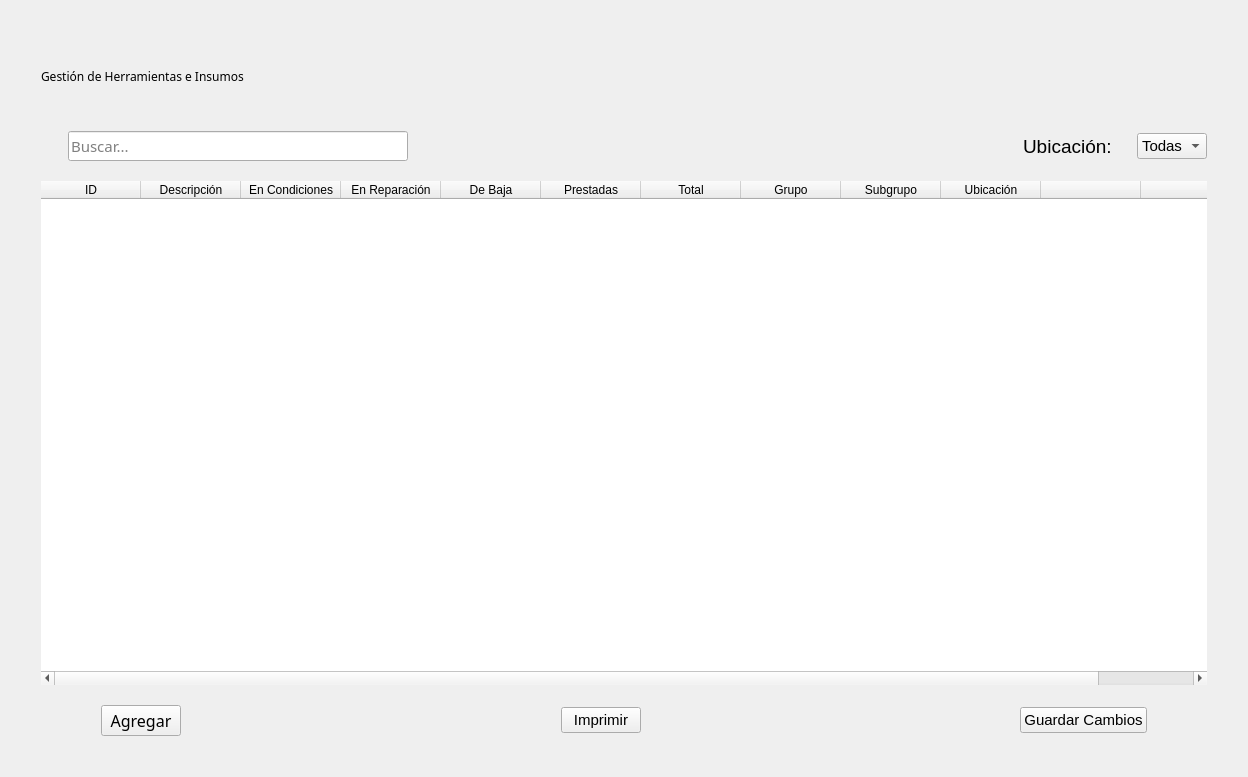
<?xml version="1.0" encoding="UTF-8"?>
<ui version="4.0">
 <class>Form</class>
 <widget class="QWidget" name="Form">
  <property name="geometry">
   <rect>
    <x>0</x>
    <y>0</y>
    <width>1248</width>
    <height>777</height>
   </rect>
  </property>
  <property name="windowTitle">
   <string>Form</string>
  </property>
  <property name="styleSheet">
   <string notr="true"/>
  </property>
  <layout class="QHBoxLayout" name="horizontalLayout_3">
   <item>
    <layout class="QVBoxLayout" name="verticalLayout">
     <property name="spacing">
      <number>20</number>
     </property>
     <property name="leftMargin">
      <number>30</number>
     </property>
     <property name="topMargin">
      <number>30</number>
     </property>
     <property name="rightMargin">
      <number>30</number>
     </property>
     <property name="bottomMargin">
      <number>30</number>
     </property>
     <item>
      <widget class="QLabel" name="label">
       <property name="sizePolicy">
        <sizepolicy hsizetype="Fixed" vsizetype="Fixed">
         <horstretch>0</horstretch>
         <verstretch>0</verstretch>
        </sizepolicy>
       </property>
       <property name="minimumSize">
        <size>
         <width>0</width>
         <height>70</height>
        </size>
       </property>
       <property name="font">
        <font>
         <family>Oswald,sans-serif</family>
         <weight>50</weight>
         <bold>false</bold>
        </font>
       </property>
       <property name="text">
        <string>Gestión de Herramientas e Insumos</string>
       </property>
      </widget>
     </item>
     <item>
      <layout class="QHBoxLayout" name="horizontalLayout_2">
       <item>
        <widget class="QLabel" name="label_2">
         <property name="sizePolicy">
          <sizepolicy hsizetype="Fixed" vsizetype="Fixed">
           <horstretch>0</horstretch>
           <verstretch>0</verstretch>
          </sizepolicy>
         </property>
         <property name="maximumSize">
          <size>
           <width>20</width>
           <height>20</height>
          </size>
         </property>
         <property name="text">
          <string/>
         </property>
         <property name="pixmap">
          <pixmap>lupa.png</pixmap>
         </property>
        </widget>
       </item>
       <item>
        <widget class="QLineEdit" name="lineEdit">
         <property name="sizePolicy">
          <sizepolicy hsizetype="Maximum" vsizetype="Fixed">
           <horstretch>0</horstretch>
           <verstretch>0</verstretch>
          </sizepolicy>
         </property>
         <property name="minimumSize">
          <size>
           <width>340</width>
           <height>0</height>
          </size>
         </property>
         <property name="font">
          <font>
           <family>Oswald,sans-serif</family>
           <pointsize>11</pointsize>
           <weight>50</weight>
           <bold>false</bold>
          </font>
         </property>
         <property name="styleSheet">
          <string notr="true"/>
         </property>
         <property name="placeholderText">
          <string>Buscar...</string>
         </property>
        </widget>
       </item>
       <item>
        <spacer name="horizontalSpacer_2">
         <property name="orientation">
          <enum>Qt::Horizontal</enum>
         </property>
         <property name="sizeHint" stdset="0">
          <size>
           <width>40</width>
           <height>20</height>
          </size>
         </property>
        </spacer>
       </item>
       <item>
        <widget class="QLabel" name="label_3">
         <property name="font">
          <font>
           <pointsize>14</pointsize>
          </font>
         </property>
         <property name="text">
          <string>Ubicación: </string>
         </property>
        </widget>
       </item>
       <item>
        <widget class="QComboBox" name="listaUbi">
         <property name="font">
          <font>
           <pointsize>11</pointsize>
          </font>
         </property>
         <item>
          <property name="text">
           <string>Todas</string>
          </property>
         </item>
        </widget>
       </item>
      </layout>
     </item>
     <item>
      <widget class="QTableWidget" name="tableWidget">
       <property name="sizePolicy">
        <sizepolicy hsizetype="Expanding" vsizetype="Expanding">
         <horstretch>0</horstretch>
         <verstretch>0</verstretch>
        </sizepolicy>
       </property>
       <property name="frameShape">
        <enum>QFrame::NoFrame</enum>
       </property>
       <property name="frameShadow">
        <enum>QFrame::Plain</enum>
       </property>
       <property name="sortingEnabled">
        <bool>true</bool>
       </property>
       <attribute name="horizontalHeaderStretchLastSection">
        <bool>false</bool>
       </attribute>
       <attribute name="verticalHeaderVisible">
        <bool>false</bool>
       </attribute>
       <attribute name="verticalHeaderCascadingSectionResizes">
        <bool>false</bool>
       </attribute>
       <column>
        <property name="text">
         <string>ID</string>
        </property>
       </column>
       <column>
        <property name="text">
         <string>Descripción</string>
        </property>
       </column>
       <column>
        <property name="text">
         <string>En Condiciones</string>
        </property>
       </column>
       <column>
        <property name="text">
         <string>En Reparación</string>
        </property>
       </column>
       <column>
        <property name="text">
         <string>De Baja</string>
        </property>
       </column>
       <column>
        <property name="text">
         <string>Prestadas</string>
        </property>
       </column>
       <column>
        <property name="text">
         <string>Total</string>
        </property>
       </column>
       <column>
        <property name="text">
         <string>Grupo</string>
        </property>
       </column>
       <column>
        <property name="text">
         <string>Subgrupo</string>
        </property>
       </column>
       <column>
        <property name="text">
         <string>Ubicación</string>
        </property>
       </column>
       <column>
        <property name="text">
         <string/>
        </property>
       </column>
       <column>
        <property name="text">
         <string/>
        </property>
       </column>
      </widget>
     </item>
     <item>
      <layout class="QHBoxLayout" name="horizontalLayout">
       <property name="leftMargin">
        <number>60</number>
       </property>
       <property name="rightMargin">
        <number>60</number>
       </property>
       <item>
        <widget class="QPushButton" name="pushButton_2">
         <property name="font">
          <font>
           <family>Oswald,sans-serif</family>
           <pointsize>12</pointsize>
           <weight>50</weight>
           <bold>false</bold>
          </font>
         </property>
         <property name="text">
          <string>Agregar</string>
         </property>
        </widget>
       </item>
       <item>
        <spacer name="horizontalSpacer">
         <property name="orientation">
          <enum>Qt::Horizontal</enum>
         </property>
         <property name="sizeHint" stdset="0">
          <size>
           <width>40</width>
           <height>20</height>
          </size>
         </property>
        </spacer>
       </item>
       <item>
        <widget class="QPushButton" name="botonImprimir">
         <property name="font">
          <font>
           <pointsize>11</pointsize>
          </font>
         </property>
         <property name="text">
          <string>Imprimir</string>
         </property>
        </widget>
       </item>
       <item>
        <spacer name="horizontalSpacer_3">
         <property name="orientation">
          <enum>Qt::Horizontal</enum>
         </property>
         <property name="sizeHint" stdset="0">
          <size>
           <width>40</width>
           <height>20</height>
          </size>
         </property>
        </spacer>
       </item>
       <item>
        <widget class="QPushButton" name="botonGuardar">
         <property name="font">
          <font>
           <pointsize>11</pointsize>
          </font>
         </property>
         <property name="text">
          <string>Guardar Cambios</string>
         </property>
        </widget>
       </item>
      </layout>
     </item>
    </layout>
   </item>
  </layout>
 </widget>
 <resources/>
 <connections/>
</ui>
